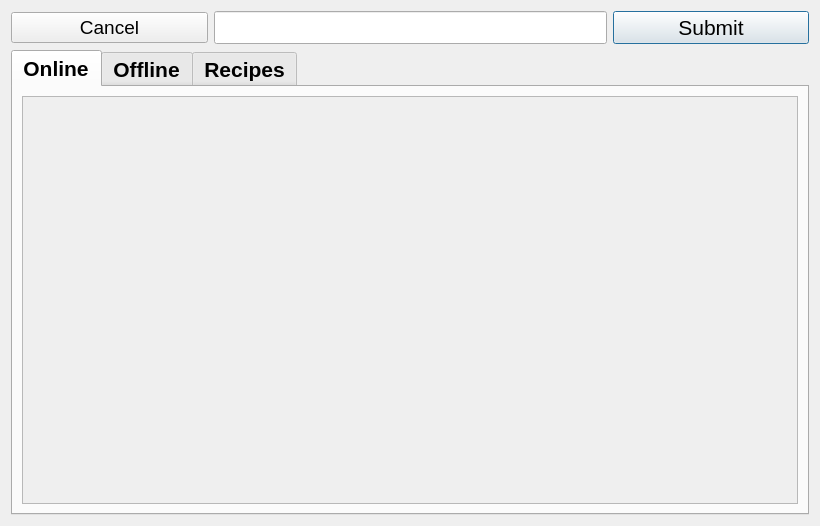
<?xml version="1.0" encoding="UTF-8"?>
<ui version="4.0">
 <class>FoodSearch</class>
 <widget class="QDialog" name="FoodSearch">
  <property name="geometry">
   <rect>
    <x>0</x>
    <y>0</y>
    <width>820</width>
    <height>526</height>
   </rect>
  </property>
  <property name="windowTitle">
   <string>Search</string>
  </property>
  <layout class="QGridLayout" name="gridLayout">
   <item row="0" column="3">
    <widget class="QPushButton" name="submit">
     <property name="font">
      <font>
       <pointsize>16</pointsize>
      </font>
     </property>
     <property name="text">
      <string>Submit</string>
     </property>
    </widget>
   </item>
   <item row="0" column="0">
    <widget class="QPushButton" name="cancel">
     <property name="font">
      <font>
       <pointsize>14</pointsize>
      </font>
     </property>
     <property name="text">
      <string>Cancel</string>
     </property>
    </widget>
   </item>
   <item row="1" column="0" colspan="4">
    <widget class="QTabWidget" name="tabWidget">
     <property name="minimumSize">
      <size>
       <width>782</width>
       <height>445</height>
      </size>
     </property>
     <property name="font">
      <font>
       <pointsize>16</pointsize>
       <bold>true</bold>
      </font>
     </property>
     <property name="currentIndex">
      <number>0</number>
     </property>
     <widget class="QWidget" name="online">
      <attribute name="title">
       <string>Online</string>
      </attribute>
      <layout class="QVBoxLayout" name="layout1">
       <item>
        <widget class="QScrollArea" name="scrollArea_2">
         <property name="widgetResizable">
          <bool>true</bool>
         </property>
         <widget class="QWidget" name="scrollAreaWidgetContents_2">
          <property name="geometry">
           <rect>
            <x>0</x>
            <y>0</y>
            <width>778</width>
            <height>404</height>
           </rect>
          </property>
          <layout class="QVBoxLayout" name="onlineWidgets"/>
         </widget>
        </widget>
       </item>
      </layout>
     </widget>
     <widget class="QWidget" name="offline">
      <attribute name="title">
       <string>Offline</string>
      </attribute>
      <layout class="QVBoxLayout" name="layout">
       <item>
        <widget class="QScrollArea" name="scrollArea">
         <property name="horizontalScrollBarPolicy">
          <enum>Qt::ScrollBarPolicy::ScrollBarAlwaysOff</enum>
         </property>
         <property name="widgetResizable">
          <bool>true</bool>
         </property>
         <widget class="QWidget" name="scrollAreaWidgetContents">
          <property name="geometry">
           <rect>
            <x>0</x>
            <y>0</y>
            <width>778</width>
            <height>404</height>
           </rect>
          </property>
          <layout class="QVBoxLayout" name="offlineWidgets"/>
         </widget>
        </widget>
       </item>
      </layout>
     </widget>
     <widget class="QWidget" name="recipes">
      <attribute name="title">
       <string>Recipes</string>
      </attribute>
      <layout class="QVBoxLayout" name="layout2">
       <item>
        <widget class="QScrollArea" name="scrollArea_3">
         <property name="widgetResizable">
          <bool>true</bool>
         </property>
         <widget class="QWidget" name="scrollAreaWidgetContents_3">
          <property name="geometry">
           <rect>
            <x>0</x>
            <y>0</y>
            <width>778</width>
            <height>404</height>
           </rect>
          </property>
          <layout class="QVBoxLayout" name="recipeWidgets"/>
         </widget>
        </widget>
       </item>
      </layout>
     </widget>
    </widget>
   </item>
   <item row="0" column="1" colspan="2">
    <widget class="QLineEdit" name="searchBar">
     <property name="font">
      <font>
       <pointsize>16</pointsize>
      </font>
     </property>
    </widget>
   </item>
  </layout>
 </widget>
 <resources/>
 <connections>
  <connection>
   <sender>submit</sender>
   <signal>clicked()</signal>
   <receiver>FoodSearch</receiver>
   <slot>search()</slot>
   <hints>
    <hint type="sourcelabel">
     <x>770</x>
     <y>27</y>
    </hint>
    <hint type="destinationlabel">
     <x>409</x>
     <y>262</y>
    </hint>
   </hints>
  </connection>
  <connection>
   <sender>searchBar</sender>
   <signal>returnPressed()</signal>
   <receiver>FoodSearch</receiver>
   <slot>search()</slot>
   <hints>
    <hint type="sourcelabel">
     <x>406</x>
     <y>26</y>
    </hint>
    <hint type="destinationlabel">
     <x>409</x>
     <y>262</y>
    </hint>
   </hints>
  </connection>
  <connection>
   <sender>cancel</sender>
   <signal>clicked()</signal>
   <receiver>FoodSearch</receiver>
   <slot>reject()</slot>
   <hints>
    <hint type="sourcelabel">
     <x>107</x>
     <y>26</y>
    </hint>
    <hint type="destinationlabel">
     <x>409</x>
     <y>262</y>
    </hint>
   </hints>
  </connection>
 </connections>
 <slots>
  <slot>search()</slot>
 </slots>
</ui>
